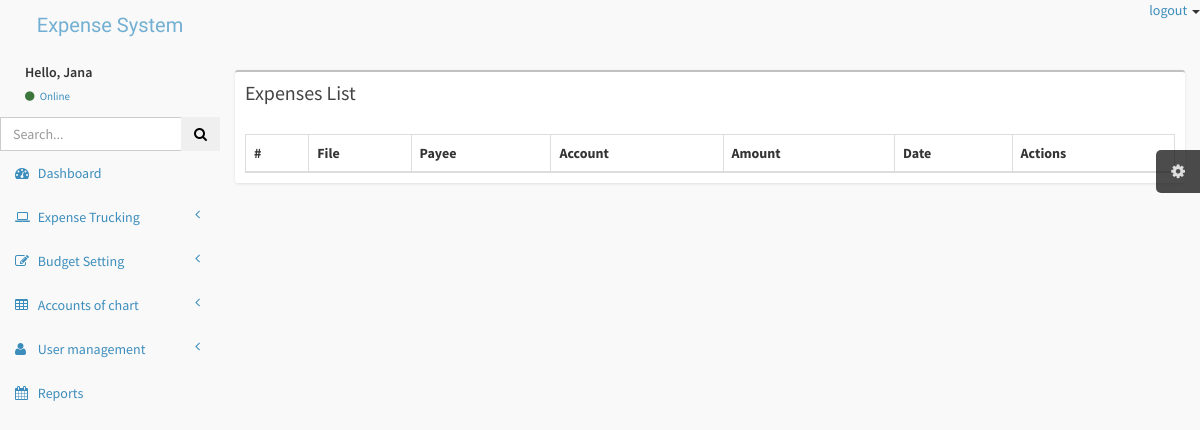
Before: /Admin/manageExpense.php (signed in) with the older database file.
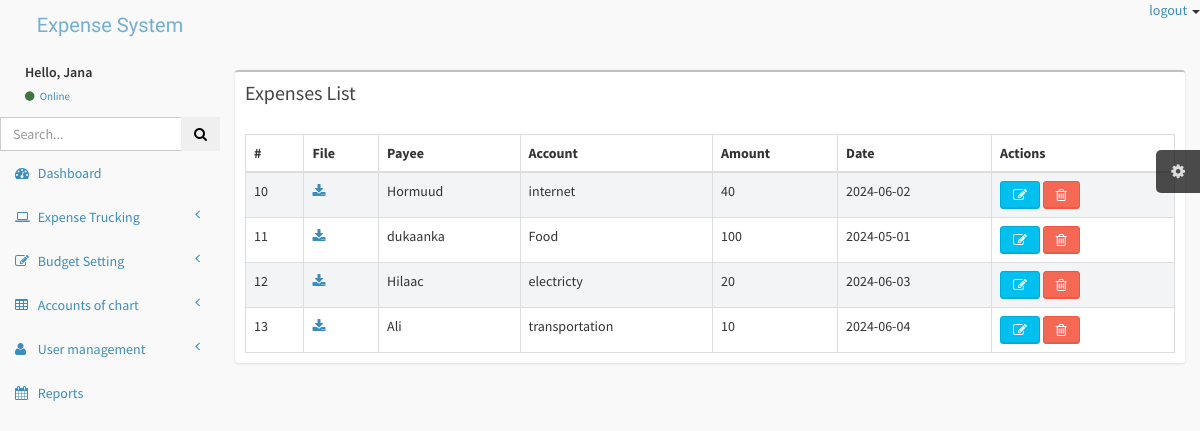
After: the same page with the newer database file.
### tables this page shows
CREATE TABLE `expenses` (
  `id` int(11) NOT NULL,
  `account` varchar(20) NOT NULL,
  `amount` decimal(10,0) NOT NULL,
  `payee` varchar(30) NOT NULL,
  `date` date NOT NULL,
  `file` varchar(256) NOT NULL
);

### Admin/manageExpense.php (the view, shortened to what this page needs)
<!DOCTYPE html>
<html>
<head>
</head>
<body>
    <?php include 'includes/header.php'; ?>
    <div class="wrapper row-offcanvas row-offcanvas-left">
        <?php
        include 'includes/aside.php';
        ?>
        <aside class="right-side">
            <section class="content">
                <div class="row">
                    <div class="col-xs-12">
                        <div class="box">
                            <div class="box-header">
                                <h3 class="box-title">Expenses List</h3>
                            </div>
                            <div class="box-body table-responsive">
                                <table id="example1" class="table table-bordered table-striped">
                                    <thead>
                                        <tr>
                                            <th>#</th>
                                            <th>File</th>
                                            <th>Payee</th>
                                            <th>Account</th>
                                            <th>Amount</th>
                                            <th>Date</th>
                                            <th>Actions</th>
                                        </tr>
                                    <tbody>
                                        <?php
                                        include 'includes/connect.php';
                                        $sql = "SELECT * FROM expenses";
                                        $r = mysqli_query($conn, $sql);
                                        while ($row = mysqli_fetch_assoc($r)) {
                                        ?>
                                            <tr>
                                                <td><?php echo $row['id']; ?></td>
                                                <td>
                                                    <a href="uploads/<?php echo $row['file']; ?>">
                                                        <i class="fa fa-download"></i>
                                                    </a>
                                                </td>
                                                <td><?php echo $row['payee']; ?></td>
                                                <td><?php echo $row['account']; ?></td>
                                                <td><?php echo $row['amount']; ?></td>
                                                <td><?php echo $row['date']; ?></td>
                                                <td>
                                                    <?php
                                                    $role = $_SESSION['userRole'];
                                                    if ($role == 'user' || $role == 'User') { ?>
                                                        <span>you don't have premission</span>
                                                    <?php  } else {
                                                    ?>
                                                        <a href="editBudgets.php?Bid=<?php echo $row['id']; ?>">
                                                            <button class="btn btn-info fa fa-edit"></button>
                                                        </a>
                                                        <a href="backend/expenses.php?Eid=<?php echo $row['id']; ?>" onclick="return confirm('Are you sure?');">
                                                            <button class="btn btn-danger fa fa-trash-o"></button>
                                                        </a>
                                                    <?php
                                                    } ?>
                                                </td>
                                            </tr>
                                        <?php     }
                                        ?>
                                    </tbody>
                                </table>
                            </div>
                        </div>
                    </div>
                </div>
            </section>
        </aside>
    </div>
</body>
</html>

### Admin/includes/header.php (shortened to what this page needs)
<!DOCTYPE html>
<html lang="en">
<head>
    <link href="css/bootstrap.min.css" rel="stylesheet" type="text/css" />
    <link href="css/font-awesome.min.css" rel="stylesheet" type="text/css" />
    <link href="css/ionicons.min.css" rel="stylesheet" type="text/css" />
    <link href="css/morris/morris.css" rel="stylesheet" type="text/css" />
    <link href="css/jvectormap/jquery-jvectormap-1.2.2.css" rel="stylesheet" type="text/css" />
    <link href="css/fullcalendar/fullcalendar.css" rel="stylesheet" type="text/css" />
    <link href="css/daterangepicker/daterangepicker-bs3.css" rel="stylesheet" type="text/css" />
    <link href="css/bootstrap-wysihtml5/bootstrap3-wysihtml5.min.css" rel="stylesheet" type="text/css" />
    <link href="css/AdminLTE.css" rel="stylesheet" type="text/css" />
</head>
<header class="header">
    <a href="index.html" class="logo">
        Expense System
    </a>
    <nav class="navbar navbar-static-top" role="navigation">
        <a href="#" class="navbar-btn sidebar-toggle" data-toggle="offcanvas" role="button">
            <span class="icon-bar"></span>
            <span class="icon-bar"></span>
            <span class="icon-bar"></span>
        </a>
        <div class="navbar-right">
            <ul class="nav navbar-nav">
                <li class="dropdown user user-menu">
                    <span><a href="includes/logout.php">logout</a> <i class="caret"></i></span>
                </li>
            </ul>
        </div>
    </nav>
</header>

### Admin/includes/aside.php (shortened to what this page needs)
<aside class="left-side sidebar-offcanvas">
    <section class="sidebar">
        <div class="user-panel">
            <div class="pull-left info">
                <p>Hello, <?php echo $_SESSION['userID']; ?> </p>
                <a href="#"><i class="fa fa-circle text-success"></i> Online</a>
            </div>
        </div>
        <form action="#" method="get" class="sidebar-form">
            <div class="input-group">
                <input type="text" name="q" class="form-control" placeholder="Search..." />
                <span class="input-group-btn">
                    <button type='submit' name='seach' id='search-btn' class="btn btn-flat"><i class="fa fa-search"></i></button>
                </span>
            </div>
        </form>
        <ul class="sidebar-menu">
            <li class="active">
                <a href="index.php">
                    <i class="fa fa-dashboard"></i> <span>Dashboard</span>
                </a>
            </li>
            <li class="treeview">
                <a href="#">
                    <i class="fa fa-laptop"></i>
                    <span>Expense Trucking</span>
                    <i class="fa fa-angle-left pull-right"></i>
                </a>
            </li>
            <li class="treeview">
                <a href="#">
                    <i class="fa fa-edit"></i> <span>Budget Setting</span>
                    <i class="fa fa-angle-left pull-right"></i>
                </a>
            </li>
            <li class="treeview">
                <a href="#">
                    <i class="fa fa-table"></i> <span>Accounts of chart</span>
                    <i class="fa fa-angle-left pull-right"></i>
                </a>
            </li>
            <li class="treeview">
                <a href="#">
                    <i class="fa fa-user"></i> <span>User management</span>
                    <i class="fa fa-angle-left pull-right"></i>
                </a>
            </li>
            <li>
                <a href="reports.php">
                    <i class="fa fa-calendar"></i> <span>Reports</span>
                </a>
            </li>
        </ul>
    </section>
</aside>

Changed rows visible on the page:
added expenses: id "10", payee "Hormuud", account "internet", amount "40", date "2024-06-02"
added expenses: id "11", payee "dukaanka", account "Food", amount "100", date "2024-05-01"
added expenses: id "12", payee "Hilaac", account "electricty", amount "20", date "2024-06-03"
added expenses: id "13", payee "Ali", account "transportation", amount "10", date "2024-06-04"
